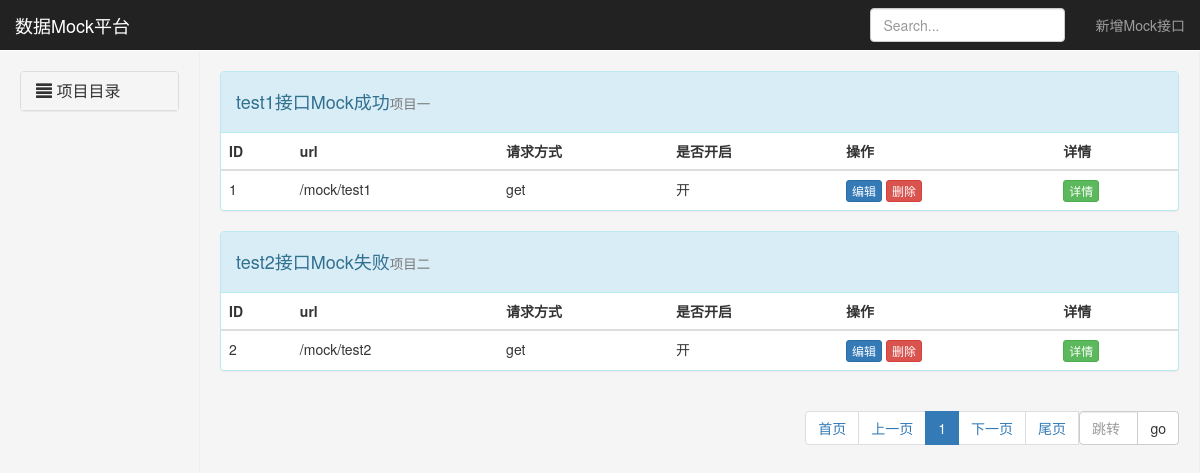
/platform/list/, run on an earlier commit of the app's database.
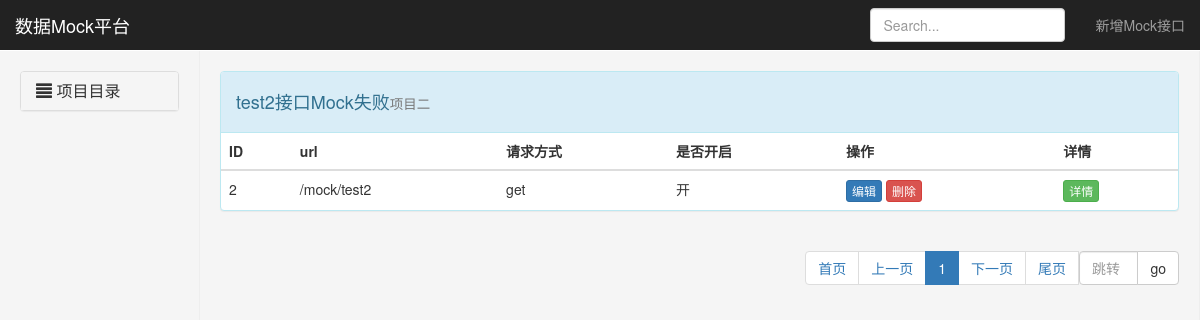
And on a later commit of the database.
### MockInterPlatform/models.py (models this page shows, shortened)
class MockInterface(models.Model):
    interface_name = models.CharField(verbose_name="接口名称", max_length=50)
    interface_url = models.CharField(verbose_name="接口地址", max_length=64)
    request_parms = models.CharField(verbose_name="请求参数", max_length=200, default="")
    is_open_choices = ((1, "开"), (0, "关"))
    is_open = models.SmallIntegerField(verbose_name="是否打开",
                                       choices=is_open_choices)
    response = models.CharField(verbose_name="返回信息", max_length=500)
    method = models.CharField(verbose_name="请求方式", max_length=10)
    project = models.ForeignKey(verbose_name="项目名称",
                                to='Project',
                                to_field='id',
                                on_delete=models.CASCADE)

class Project(models.Model):
    pro_name = models.CharField(verbose_name='项目名称', max_length=32)
    def __str__(self) -> str:
        return self.pro_name

### MockInterPlatform/views.py (the view)
# urls.py: path('platform/list/', views.mocklist),
def mocklist(request):
    project = Project.objects.all()
    data_dict = {}
    value = request.GET.get('q', "")  # 空字符串意思为，有q的值就拿，没有就是空
    if value:
        data_dict[
            'interface_name__contains'] = value  # 查找条件，包含value的interface_name字段
    queryset = MockInterface.objects.filter(**data_dict).order_by("-is_open")
    pageNationObject = PageNation(request, queryset)
    return render(
        request, 'mock_list.html', {
            "queryset": pageNationObject.page_queryset,
            "value": value,
            "project": project,
            "page_string": pageNationObject.html()
        })

### MockInterPlatform/templates/mock_list.html (shortened to what this page needs)
{% extends 'layout.html' %}
{% block content %}
    {% for obj in queryset %}
        <div class="panel panel-info">
            <div class="panel-heading">
                <h4>
                    {{ obj.interface_name }}<small>{{ obj.project }}</small>
                </h4>
            </div>
            <table class="table">
                <thead>
                    <tr>
                        <th>ID</th>
                        <th>url</th>
                        <th>请求方式</th>
                        <th>是否开启</th>
                        <th>操作</th>
                        <th>详情</th>
                    </tr>
                </thead>
                <tbody>
                    <tr >
                        <td>{{ obj.id }}</td>
                        <td>{{ obj.interface_url }}</td>
                        <td>{{ obj.method }}</td>
                        <td>{{ obj.get_is_open_display }}</td>
                        <td>
                            <a href="/platform/{{ obj.id}}/edit" class="btn btn-primary btn-xs">编辑</a>
                            <a href="/platform/{{ obj.id}}/delete" class="btn btn-danger btn-xs">删除</a>
                        </td>
                        <td role="tab" id="collapseListGroupHeading1">
                            <a class="btn btn-success btn-xs"
                               data-toggle="collapse"
                               href="#collapseinfo{{ obj.id }}"
                               aria-expanded="true"
                               aria-controls="#collapseinfo">详情</a>
                        </td>
                    </tr>
                </tbody>
            </table>
        </div>
    {% endfor %}
    <ul class="pagination" style="float: right;">
        {{ page_string }}
    </ul>
{% endblock %}

What changed in the data, as far as the page shows it:
removed MockInterface: interface_name "test1接口Mock成功", project "项目一", id "1", interface_url "/mock/test1", method "get", is_open "开"
